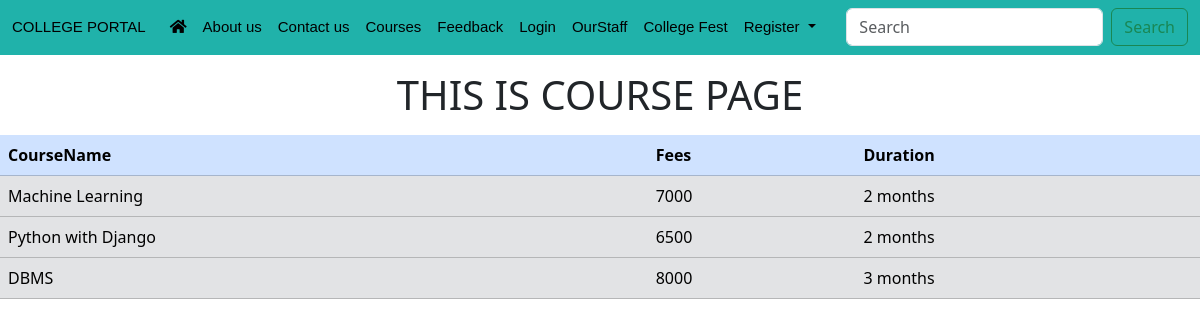
Page /courses/ on the committed database.
### myapp/models.py (models this page shows, shortened)
class Course(models.Model):
    course_name=models.CharField(max_length=45,primary_key=True)
    course_fees=models.IntegerField()
    course_duration=models.CharField(max_length=40)
    course_contents=models.TextField(blank=True)

### myapp/views.py (the view)
# urls.py: path("courses/",views.courses,name="courses"),
def courses(request):
    course_list=Course.objects.all()
    course_context={
        "course_key":course_list
    }
    return render(request,"myapp/html/courses.html",course_context)

### myapp/templates/myapp/html/courses.html (shortened to what this page needs)
<!DOCTYPE html>
{%load static%}
<html lang="en">
<head>
    {%include 'myapp/common/commoncss.html'%}
    <link href="https://cdn.jsdelivr.net/npm/bootstrap@5.3.1/dist/css/bootstrap.min.css" rel="stylesheet">
    <link rel="stylesheet" href="https://cdnjs.cloudflare.com/ajax/libs/font-awesome/5.9.0/css/all.min.css" />
</head>
<body>
    {%include 'myapp/common/commonheader.html'%}
    <h1 class="mt-3" style="text-align: center;">
        THIS IS COURSE PAGE
    </h1>
    <table class="table mt-3">
        <thead>
          <tr class="table-primary">
            <th scope="col">CourseName</th>
            <th scope="col">Fees</th>
            <th scope="col">Duration</th>
          </tr>
        </thead>
        <tbody>
            {%for c in course_key%}
            <tr class="table-secondary">
                <td>{{c.course_name}}
                </td>
                <td>{{c.course_fees}}</td>
                <td>{{c.course_duration}}</td>
            </tr>
            {%endfor%}
        </tbody>
    </table>
</body>
</html>

### rows in the picture
Course: course_name "Machine Learning", course_fees "7000", course_duration "2 months"
Course: course_name "Python with Django", course_fees "6500", course_duration "2 months"
Course: course_name "DBMS", course_fees "8000", course_duration "3 months"
